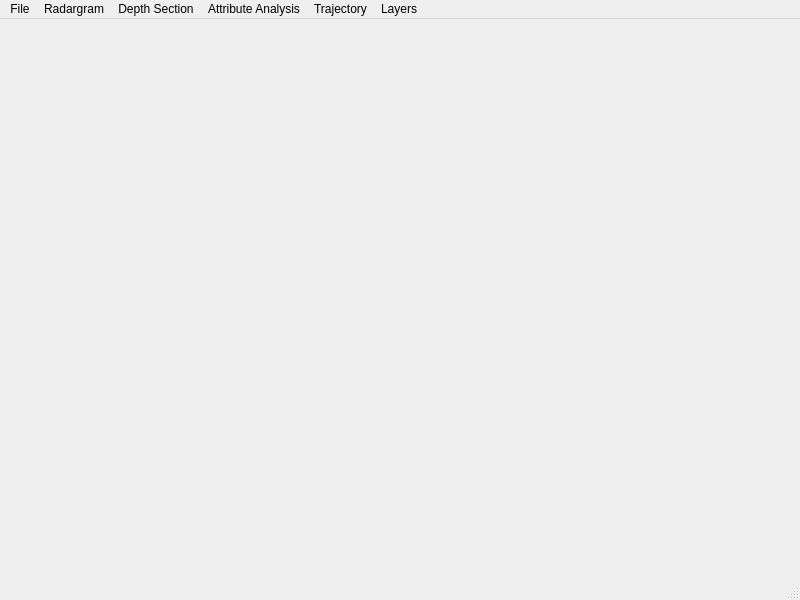
<?xml version="1.0" encoding="UTF-8"?>
<ui version="4.0">
 <class>MainWindow</class>
 <widget class="QMainWindow" name="MainWindow">
  <property name="geometry">
   <rect>
    <x>0</x>
    <y>0</y>
    <width>800</width>
    <height>600</height>
   </rect>
  </property>
  <property name="windowTitle">
   <string>Radargram Editor</string>
  </property>
  <widget class="QWidget" name="centralwidget">
   <layout class="QGridLayout" name="gridLayout">
    <item row="0" column="0">
     <layout class="QHBoxLayout" name="horizontalLayout">
      <item>
       <widget class="QCustomPlot" name="radargram_plot" native="true">
        <property name="cursor">
         <cursorShape>CrossCursor</cursorShape>
        </property>
       </widget>
      </item>
      <item>
       <widget class="QCustomPlot" name="trace_plot" native="true">
        <property name="maximumSize">
         <size>
          <width>400</width>
          <height>16777215</height>
         </size>
        </property>
        <property name="cursor">
         <cursorShape>CrossCursor</cursorShape>
        </property>
       </widget>
      </item>
      <item>
       <widget class="QCustomPlot" name="trajectory_plot" native="true">
        <property name="maximumSize">
         <size>
          <width>400</width>
          <height>16777215</height>
         </size>
        </property>
        <property name="cursor">
         <cursorShape>CrossCursor</cursorShape>
        </property>
       </widget>
      </item>
     </layout>
    </item>
   </layout>
  </widget>
  <widget class="QMenuBar" name="menubar">
   <property name="geometry">
    <rect>
     <x>0</x>
     <y>0</y>
     <width>800</width>
     <height>22</height>
    </rect>
   </property>
   <widget class="QMenu" name="menu">
    <property name="title">
     <string>File</string>
    </property>
    <addaction name="action_import_from_geoscan"/>
   </widget>
   <widget class="QMenu" name="menuRadargram">
    <property name="title">
     <string>Radargram</string>
    </property>
    <addaction name="action_reflect"/>
    <addaction name="action_remove_trace"/>
    <addaction name="action_trim"/>
    <addaction name="action_remove_air_wave"/>
    <addaction name="separator"/>
    <addaction name="action_show_info"/>
   </widget>
   <widget class="QMenu" name="menuAttribute_Analysis">
    <property name="title">
     <string>Attribute Analysis</string>
    </property>
    <addaction name="action_energy"/>
    <addaction name="action_cosine_phase"/>
    <addaction name="separator"/>
    <addaction name="action_remove_attribute_analysis"/>
   </widget>
   <widget class="QMenu" name="menuDepth_Section">
    <property name="title">
     <string>Depth Section</string>
    </property>
    <addaction name="action_calculate_depth_section"/>
   </widget>
   <widget class="QMenu" name="menuTrajectory">
    <property name="title">
     <string>Trajectory</string>
    </property>
    <addaction name="action_import_trajectory_from_csv"/>
   </widget>
   <widget class="QMenu" name="menuLayers">
    <property name="title">
     <string>Layers</string>
    </property>
    <addaction name="action_add_layer"/>
    <addaction name="action_clear_layers"/>
    <addaction name="action_export_layers_to_csv_"/>
   </widget>
   <addaction name="menu"/>
   <addaction name="menuRadargram"/>
   <addaction name="menuDepth_Section"/>
   <addaction name="menuAttribute_Analysis"/>
   <addaction name="menuTrajectory"/>
   <addaction name="menuLayers"/>
  </widget>
  <widget class="QStatusBar" name="statusbar"/>
  <action name="action_import_from_geoscan">
   <property name="text">
    <string>Import from GeoScan...</string>
   </property>
  </action>
  <action name="action_reflect">
   <property name="text">
    <string>Reflect</string>
   </property>
  </action>
  <action name="action_remove_trace">
   <property name="text">
    <string>Remove Trace</string>
   </property>
  </action>
  <action name="action_trim">
   <property name="text">
    <string>Trim</string>
   </property>
  </action>
  <action name="action_remove_air_wave">
   <property name="text">
    <string>Remove Air Wave</string>
   </property>
  </action>
  <action name="action_calculate_depth_section">
   <property name="text">
    <string>Simple Calculation</string>
   </property>
  </action>
  <action name="action_energy">
   <property name="text">
    <string>Energy</string>
   </property>
  </action>
  <action name="action_cosine_phase">
   <property name="text">
    <string>Cosine Phase</string>
   </property>
  </action>
  <action name="action_import_trajectory_from_csv">
   <property name="text">
    <string>Import Trajectory from CSV...</string>
   </property>
  </action>
  <action name="action_export_layers_to_csv">
   <property name="text">
    <string>Export Layers to CSV</string>
   </property>
  </action>
  <action name="action_add_layer">
   <property name="text">
    <string>Add Layer</string>
   </property>
  </action>
  <action name="action_clear_layers">
   <property name="text">
    <string>Clear Layers</string>
   </property>
  </action>
  <action name="action_export_layers_to_csv_">
   <property name="text">
    <string>Export Layers to CSV...</string>
   </property>
  </action>
  <action name="action_about">
   <property name="text">
    <string>About...</string>
   </property>
  </action>
  <action name="action_remove_attribute_analysis">
   <property name="text">
    <string>Remove Attribute Analysis</string>
   </property>
  </action>
  <action name="action_show_info">
   <property name="text">
    <string>Show Info...</string>
   </property>
  </action>
 </widget>
 <customwidgets>
  <customwidget>
   <class>QCustomPlot</class>
   <extends>QWidget</extends>
   <header location="global">src/ui/qcustomplot.h</header>
   <container>1</container>
  </customwidget>
 </customwidgets>
 <resources/>
 <connections/>
</ui>
